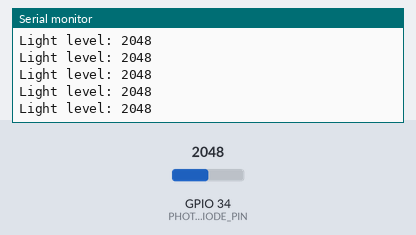
The sketch below on a simulated ESP32. Parts: the last lines printed to the serial monitor. The inputs (shaded band) are chosen by the test bench; at power-on: GPIO 34 (PHOTODIODE_PIN) = 2048.

Above: at 1.2 s.
1.3 s: GPIO 34 (PHOTODIODE_PIN) set to 2866
At 1.56 s:
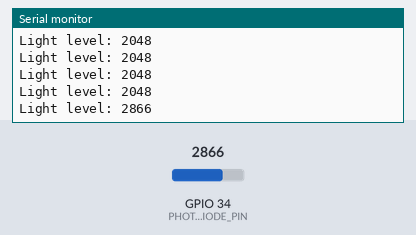
2.8 s: GPIO 34 (PHOTODIODE_PIN) set to 3603
At 2.96 s:
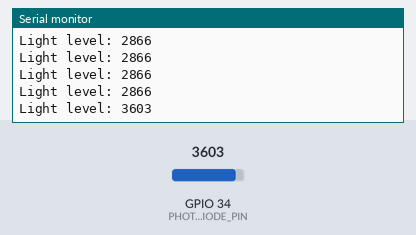
Timing chart, 0 to 5.8 s (numbered marks = the images above; inputs shaded):
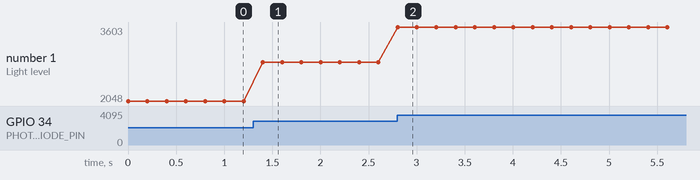

The sketch:

photo_resister.ino
```cpp
#define PHOTODIODE_PIN 34

void setup() {
  Serial.begin(115200);
}

void loop() {
  int value = analogRead(PHOTODIODE_PIN);
  Serial.print("Light level: ");
  Serial.println(value);
  delay(200);
}
```

Measured:
- after the input at 1.3 s, the serial monitor: prints a new line after 0.10 s (image 1)
- after the input at 2.8 s, the serial monitor: prints a new line at once (image 2)
- plotted number 1: 2048 → 2866 after the input at 1.3 s, 2866 → 3603 after the input at 2.8 s
